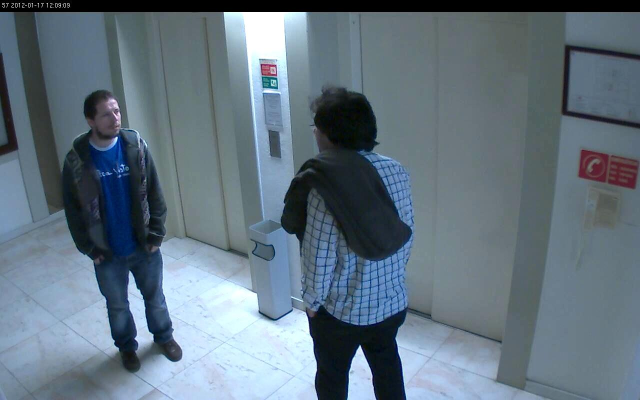
%> input picture mct/toy-problems/1147.png, 1280 x 800 px (shown at 1/2 size)
$ octave example_asymmetric_assignment.m   (GNU Octave 9; MATLAB toolbox functions it lacks are replaced by stand-ins)
%> lines starting %> are read from the running program, lines starting %| are printed output that depends on the picture
### utils/rgb.m
% RGB  Rgb triple for given CSS color name
%
%   RGB = RGB('COLORNAME') returns the red-green-blue triple corresponding
%     to the color named COLORNAME by the CSS3 proposed standard [1], which
%     contains 139 different colors (an rgb triple is a 1x3 vector of
%     numbers between 0 and 1). COLORNAME is case insensitive, and for gray
%     colors both spellings (gray and grey) are allowed.
%
%   RGB CHART creates a figure window showing all the available colors with
%     their names.
%
%   EXAMPLES
%     c = rgb('DarkRed')               gives c = [0.5430 0 0]
%     c = rgb('Green')                 gives c = [0 0.5 0]
%     plot(x,y,'color',rgb('orange'))  plots an orange line through x and y
%     rgb chart                        shows all the colors
%
%   BACKGROUND
%     The color names of [1] have already been ratified in [2], and
%     according to [3] they are accepted by almost all web browsers and are
%     used in Microsoft's .net framework. All but four colors agree with
%     the X11 colornames, as detailed in [4]. Of these the most important
%     clash is green, defined as [0 0.5 0] by CSS and [0 1 0] by X11. The
%     definition of green in Matlab matches the X11 definition and gives a
%     very light green, called lime by CSS (many users of Matlab have
%     discovered this when trying to color graphs with 'g-'). Note that
%     cyan and aqua are synonyms as well as magenta and fuchsia.
%
%   ABOUT RGB
%     This program is public domain and may be distributed freely.
%     Author: Kristjn Jnasson, Dept. of Computer Science, University of
%     Iceland (jonasson@hi.is). June 2009.
%
%   REFERENCES
%     [1] "CSS Color module level 3", W3C (World Wide Web Consortium)
%         working draft 21 July 2008, http://www.w3.org/TR/css3-color
%
%     [2] "Scalable Vector Graphics (SVG) 1.1 specification", W3C
%         recommendation 14 January 2003, edited in place 30 April 2009,
%         http://www.w3.org/TR/SVG
%
%     [3] "Web colors", http://en.wikipedia.org/wiki/Web_colors
%
%     [4] "X11 color names" http://en.wikipedia.org/wiki/X11_color_names

function rgb = rgb(s)
  persistent num name
  if isempty(num) % First time rgb is called
    [num,name] = getcolors();
    name = lower(name);
    num = reshape(hex2dec(num), [], 3);
    % Divide most numbers by 256 for "aesthetic" reasons (green=[0 0.5 0])
    I = num < 240;  % (interpolate F0--FF linearly from 240/256 to 1.0)
    num(I) = num(I)/256;
    num(~I) = ((num(~I) - 240)/15 + 15)/16; + 240;
  end
  if strcmpi(s,'chart')
    showcolors()
  else
    k = find(strcmpi(s, name));
    if isempty(k)
      error(['Unknown color: ' s]);
    else
      rgb = num(k(1), :);
    end
  end
end

% [45 lines left out: function showcolors, not called in this run]

function [hex,name] = getcolors()
  css = {
    %White colors
    'FF','FF','FF', 'White'
    'FF','FA','FA', 'Snow'
    'F0','FF','F0', 'Honeydew'
    'F5','FF','FA', 'MintCream'
    'F0','FF','FF', 'Azure'
    'F0','F8','FF', 'AliceBlue'
    'F8','F8','FF', 'GhostWhite'
    'F5','F5','F5', 'WhiteSmoke'
    'FF','F5','EE', 'Seashell'
    'F5','F5','DC', 'Beige'
    'FD','F5','E6', 'OldLace'
    'FF','FA','F0', 'FloralWhite'
    'FF','FF','F0', 'Ivory'
    'FA','EB','D7', 'AntiqueWhite'
    'FA','F0','E6', 'Linen'
    'FF','F0','F5', 'LavenderBlush'
    'FF','E4','E1', 'MistyRose'
    %Grey colors'
    '80','80','80', 'Gray'
    'DC','DC','DC', 'Gainsboro'
    'D3','D3','D3', 'LightGray'
    'C0','C0','C0', 'Silver'
    'A9','A9','A9', 'DarkGray'
    '69','69','69', 'DimGray'
    '77','88','99', 'LightSlateGray'
    '70','80','90', 'SlateGray'
    '2F','4F','4F', 'DarkSlateGray'
    '00','00','00', 'Black'
    %Red colors
    'FF','00','00', 'Red'
    'FF','A0','7A', 'LightSalmon'
    'FA','80','72', 'Salmon'
    'E9','96','7A', 'DarkSalmon'
    'F0','80','80', 'LightCoral'
    'CD','5C','5C', 'IndianRed'
    'DC','14','3C', 'Crimson'
    'B2','22','22', 'FireBrick'
    '8B','00','00', 'DarkRed'
    %Pink colors
    'FF','C0','CB', 'Pink'
    'FF','B6','C1', 'LightPink'
    'FF','69','B4', 'HotPink'
    'FF','14','93', 'DeepPink'
    'DB','70','93', 'PaleVioletRed'
    'C7','15','85', 'MediumVioletRed'
    %Orange colors
    'FF','A5','00', 'Orange'
    'FF','8C','00', 'DarkOrange'
    'FF','7F','50', 'Coral'
    'FF','63','47', 'Tomato'
    'FF','45','00', 'OrangeRed'
    %Yellow colors
    'FF','FF','00', 'Yellow'
    'FF','FF','E0', 'LightYellow'
    'FF','FA','CD', 'LemonChiffon'
    'FA','FA','D2', 'LightGoldenrodYellow'
    'FF','EF','D5', 'PapayaWhip'
    'FF','E4','B5', 'Moccasin'
    'FF','DA','B9', 'PeachPuff'
    'EE','E8','AA', 'PaleGoldenrod'
    'F0','E6','8C', 'Khaki'
    'BD','B7','6B', 'DarkKhaki'
    'FF','D7','00', 'Gold'
    %Brown colors
    'A5','2A','2A', 'Brown'
    'FF','F8','DC', 'Cornsilk'
    'FF','EB','CD', 'BlanchedAlmond'
    'FF','E4','C4', 'Bisque'
    'FF','DE','AD', 'NavajoWhite'
    'F5','DE','B3', 'Wheat'
    'DE','B8','87', 'BurlyWood'
    'D2','B4','8C', 'Tan'
    'BC','8F','8F', 'RosyBrown'
    'F4','A4','60', 'SandyBrown'
    'DA','A5','20', 'Goldenrod'
    'B8','86','0B', 'DarkGoldenrod'
    'CD','85','3F', 'Peru'
    'D2','69','1E', 'Chocolate'
    '8B','45','13', 'SaddleBrown'
    'A0','52','2D', 'Sienna'
    '80','00','00', 'Maroon'
    %Green colors
    '00','80','00', 'Green'
    '98','FB','98', 'PaleGreen'
    '90','EE','90', 'LightGreen'
    '9A','CD','32', 'YellowGreen'
    'AD','FF','2F', 'GreenYellow'
    '7F','FF','00', 'Chartreuse'
    '7C','FC','00', 'LawnGreen'
    '00','FF','00', 'Lime'
    '32','CD','32', 'LimeGreen'
    '00','FA','9A', 'MediumSpringGreen'
    '00','FF','7F', 'SpringGreen'
    '66','CD','AA', 'MediumAquamarine'
    '7F','FF','D4', 'Aquamarine'
    '20','B2','AA', 'LightSeaGreen'
    '3C','B3','71', 'MediumSeaGreen'
    '2E','8B','57', 'SeaGreen'
    '8F','BC','8F', 'DarkSeaGreen'
    '22','8B','22', 'ForestGreen'
    '00','64','00', 'DarkGreen'
    '6B','8E','23', 'OliveDrab'
    '80','80','00', 'Olive'
    '55','6B','2F', 'DarkOliveGreen'
    '00','80','80', 'Teal'
    %Blue colors
    '00','00','FF', 'Blue'
    'AD','D8','E6', 'LightBlue'
    'B0','E0','E6', 'PowderBlue'
    'AF','EE','EE', 'PaleTurquoise'
    '40','E0','D0', 'Turquoise'
    '48','D1','CC', 'MediumTurquoise'
    '00','CE','D1', 'DarkTurquoise'
    'E0','FF','FF', 'LightCyan'
    '00','FF','FF', 'Cyan'
    '00','FF','FF', 'Aqua'
    '00','8B','8B', 'DarkCyan'
    '5F','9E','A0', 'CadetBlue'
    'B0','C4','DE', 'LightSteelBlue'
    '46','82','B4', 'SteelBlue'
    '87','CE','FA', 'LightSkyBlue'
    '87','CE','EB', 'SkyBlue'
    '00','BF','FF', 'DeepSkyBlue'
    '1E','90','FF', 'DodgerBlue'
    '64','95','ED', 'CornflowerBlue'
    '41','69','E1', 'RoyalBlue'
    '00','00','CD', 'MediumBlue'
    '00','00','8B', 'DarkBlue'
    '00','00','80', 'Navy'
    '19','19','70', 'MidnightBlue'
    %Purple colors
    '80','00','80', 'Purple'
    'E6','E6','FA', 'Lavender'
    'D8','BF','D8', 'Thistle'
    'DD','A0','DD', 'Plum'
    'EE','82','EE', 'Violet'
    'DA','70','D6', 'Orchid'
    'FF','00','FF', 'Fuchsia'
    'FF','00','FF', 'Magenta'
    'BA','55','D3', 'MediumOrchid'
    '93','70','DB', 'MediumPurple'
    '99','66','CC', 'Amethyst'
    '8A','2B','E2', 'BlueViolet'
    '94','00','D3', 'DarkViolet'
    '99','32','CC', 'DarkOrchid'
    '8B','00','8B', 'DarkMagenta'
    '6A','5A','CD', 'SlateBlue'
    '48','3D','8B', 'DarkSlateBlue'
    '7B','68','EE', 'MediumSlateBlue'
    '4B','00','82', 'Indigo'
    %Gray repeated with spelling grey
    '80','80','80', 'Grey'
    'D3','D3','D3', 'LightGrey'
    'A9','A9','A9', 'DarkGrey'
    '69','69','69', 'DimGrey'
    '77','88','99', 'LightSlateGrey'
    '70','80','90', 'SlateGrey'
    '2F','4F','4F', 'DarkSlateGrey'
    };
  hex = css(:,1:3);
  name = css(:,4);
end

### code/toy-problems/lapjv.m
function [rowsol,cost,v,u,costMat] = lapjv(costMat,resolution)
% LAPJV  Jonker-Volgenant Algorithm for Linear Assignment Problem.
%
% [ROWSOL,COST,v,u,rMat] = LAPJV(COSTMAT, resolution) returns the optimal column indices,
% ROWSOL, assigned to row in solution, and the minimum COST based on the
% assignment problem represented by the COSTMAT, where the (i,j)th element
% represents the cost to assign the jth job to the ith worker.
% The second optional input can be used to define data resolution to
% accelerate speed.
% Other output arguments are:
% v: dual variables, column reduction numbers.
% u: dual variables, row reduction numbers.
% rMat: the reduced cost matrix.
%
% For a rectangular (nonsquare) costMat, rowsol is the index vector of the
% larger dimension assigned to the smaller dimension.
%
% [ROWSOL,COST,v,u,rMat] = LAPJV(COSTMAT,resolution) accepts the second
% input argument as the minimum resolution to differentiate costs between
% assignments. The default is eps.
%
% Known problems: The original algorithm was developed for integer costs.
% When it is used for real (floating point) costs, sometime the algorithm
% will take an extreamly long time. In this case, using a reasonable large
% resolution as the second arguments can significantly increase the
% solution speed.
%
% See also munkres, Hungarian

% version 1.0 by Yi Cao at Cranfield University on 3rd March 2010
% version 1.1 by Yi Cao at Cranfield University on 19th July 2010
% version 1.2 by Yi Cao at Cranfield University on 22nd July 2010
% version 2.0 by Yi Cao at Cranfield University on 28th July 2010
% version 2.1 by Yi Cao at Cranfield University on 13th August 2010
% version 2.2 by Yi Cao at Cranfield University on 17th August 2010
% version 3.0 by Yi Cao at Cranfield University on 10th April 2013

% This Matlab version is developed based on the orginal C++ version coded
% by Roy Jonker @ MagicLogic Optimization Inc on 4 September 1996.
% Reference:
% R. Jonker and A. Volgenant, "A shortest augmenting path algorithm for
% dense and spare linear assignment problems", Computing, Vol. 38, pp.
% 325-340, 1987.

%
% Examples
% Example 1: a 5 x 5 example
%{
[rowsol,cost] = lapjv(magic(5));
disp(rowsol); % 3 2 1 5 4
disp(cost);   %15
%}
% Example 2: 1000 x 1000 random data
%{
n=1000;
A=randn(n)./rand(n);
tic
[a,b]=lapjv(A);
toc                 % about 0.5 seconds
%}
% Example 3: nonsquare test
%{
n=100;
A=1./randn(n);
tic
[a,b]=lapjv(A);
toc % about 0.2 sec
A1=[A zeros(n,1)+max(max(A))];
tic
[a1,b1]=lapjv(A1);
toc % about 0.01 sec. The nonsquare one can be done faster!
%check results
disp(norm(a-a1))
disp(b-b)
%}

if nargin<2
    maxcost=min(1e16,max(max(costMat)));
    resolution=eps(maxcost);
end
% Prepare working data
[rdim,cdim] = size(costMat);
M=min(min(costMat));
if rdim>cdim
    costMat = costMat';
    [rdim,cdim] = size(costMat);
    swapf=true;
else
    swapf=false;
end
dim=cdim;
costMat = [costMat;2*M+zeros(cdim-rdim,cdim)];
costMat(costMat~=costMat)=Inf;
maxcost=max(costMat(costMat<Inf))*dim+1;
if isempty(maxcost)
    maxcost = Inf;
end
costMat(costMat==Inf)=maxcost;
% [4 lines of commented-out code are left out]
v = zeros(1,dim);         % dual variables, column reduction numbers.
rowsol = zeros(1,dim)-1;  % column assigned to row in solution
colsol = zeros(dim,1)-1;  % row assigned to column in solution

numfree=0;
free = zeros(dim,1);      % list of unssigned rows
matches = zeros(dim,1);   % counts how many times a row could be assigned.
% The Initilization Phase
% column reduction
for j=dim:-1:1 % reverse order gives better results
    % find minimum cost over rows
    [v(j), imin] = min(costMat(:,j));
    if ~matches(imin)
        % init assignement if minimum row assigned for first time
        rowsol(imin)=j;
        colsol(j)=imin;
    elseif v(j)<v(rowsol(imin))
        j1=rowsol(imin);
        rowsol(imin)=j;
        colsol(j)=imin;
        colsol(j1)=-1;
    else
        colsol(j)=-1; % row already assigned, column not assigned.
    end
    matches(imin)=matches(imin)+1;
end

% Reduction transfer from unassigned to assigned rows
for i=1:dim
    if ~matches(i)      % fill list of unaasigned 'free' rows.
        numfree=numfree+1;
        free(numfree)=i;
    else
        if matches(i) == 1 % transfer reduction from rows that are assigned once.
            j1 = rowsol(i);
            x = costMat(i,:)-v;
            x(j1) = maxcost;
            v(j1) = v(j1) - min(x);
        end
    end
end

% Augmenting reduction of unassigned rows
loopcnt = 0;
while loopcnt < 2
    loopcnt = loopcnt + 1;
    % scan all free rows
    % in some cases, a free row may be replaced with another one to be scaed next
    k = 0;
    prvnumfree = numfree;
    numfree = 0;    % start list of rows still free after augmenting row reduction.
    while k < prvnumfree
        k = k+1;
        i = free(k);
        % find minimum and second minimum reduced cost over columns
        x = costMat(i,:) - v;
        [umin, j1] = min(x);
        x(j1) = maxcost;
        [usubmin, j2] = min(x);
        i0 = colsol(j1);
        if usubmin - umin > resolution
            % change the reduction of the minmum column to increase the
            % minimum reduced cost in the row to the subminimum.
            v(j1) = v(j1) - (usubmin - umin);
        else % minimum and subminimum equal.
            if i0 > 0 % minimum column j1 is assigned.
                % swap columns j1 and j2, as j2 may be unassigned.
                j1 = j2;
                i0 = colsol(j2);
            end
        end
        % reassign i to j1, possibly de-assigning an i0.
        rowsol(i) = j1;
        colsol(j1) = i;
        if i0 > 0 % ,inimum column j1 assigned easier
            if usubmin - umin > resolution
                % put in current k, and go back to that k.
                % continue augmenting path i - j1 with i0.
                free(k)=i0;
                k=k-1;
            else
                % no further augmenting reduction possible
                % store i0 in list of free rows for next phase.
                numfree = numfree + 1;
                free(numfree) = i0;
            end
        end
    end
end

% Augmentation Phase
% augment solution for each free rows
for f=1:numfree
    freerow = free(f); % start row of augmenting path
    % Dijkstra shortest path algorithm.
    % runs until unassigned column added to shortest path tree.
    d = costMat(freerow,:) - v;
    pred = freerow(1,ones(1,dim));
    collist = 1:dim;
    low = 1; % columns in 1...low-1 are ready, now none.
    up = 1; % columns in low...up-1 are to be scaed for current minimum, now none.
    % columns in up+1...dim are to be considered later to find new minimum,
    % at this stage the list simply contains all columns.
    unassignedfound = false;
    while ~unassignedfound
        if up == low    % no more columns to be scaned for current minimum.
            last = low-1;
            % scan columns for up...dim to find all indices for which new minimum occurs.
            % store these indices between low+1...up (increasing up).
            minh = d(collist(up));
            up = up + 1;
            for k=up:dim
                j = collist(k);
                h = d(j);
                if h<=minh
                    if h<minh
                        up = low;
                        minh = h;
                    end
                    % new index with same minimum, put on index up, and extend list.
                    collist(k) = collist(up);
                    collist(up) = j;
                    up = up +1;
                end
            end
            % check if any of the minimum columns happens to be unassigned.
            % if so, we have an augmenting path right away.
            for k=low:up-1
                if colsol(collist(k)) < 0
                    endofpath = collist(k);
                    unassignedfound = true;
                    break
                end
            end
        end
        if ~unassignedfound
            % update 'distances' between freerow and all unscanned columns,
            % via next scanned column.
            j1 = collist(low);
            low=low+1;
            i = colsol(j1); %line 215
            x = costMat(i,:)-v;
            h = x(j1) - minh;
            xh = x-h;
            k=up:dim;
            j=collist(k);
            vf0 = xh<d;
            vf = vf0(j);
            vj = j(vf);
            vk = k(vf);
            pred(vj)=i;
            v2 = xh(vj);
            d(vj)=v2;
            vf = v2 == minh; % new column found at same minimum value
            j2 = vj(vf);
            k2 = vk(vf);
            cf = colsol(j2)<0;
            if any(cf) % unassigned, shortest augmenting path is complete.
                i2 = find(cf,1);
                endofpath = j2(i2);
                unassignedfound = true;
            else
                i2 = numel(cf)+1;
            end
            % add to list to be scaned right away
            for k=1:i2-1
                collist(k2(k)) = collist(up);
                collist(up) = j2(k);
                up = up + 1;
            end
        end
    end
    % update column prices
    j1=collist(1:last+1);
    v(j1) = v(j1) + d(j1) - minh;
    % reset row and column assignments along the alternating path
    while 1
        i=pred(endofpath);
        colsol(endofpath)=i;
        j1=endofpath;
        endofpath=rowsol(i);
        rowsol(i)=j1;
        if (i==freerow)
            break
        end
    end
end
rowsol = rowsol(1:rdim);
u=diag(costMat(:,rowsol))-v(rowsol)';
u=u(1:rdim);
v=v(1:cdim);
cost = sum(u)+sum(v(rowsol));
costMat=costMat(1:rdim,1:cdim);
costMat = costMat - u(:,ones(1,cdim)) - v(ones(rdim,1),:);
if swapf
    costMat = costMat';
    t=u';
    u=v';
    v=t;
end
if cost>maxcost
    cost=Inf;
end

### mct/toy-problems/example_asymmetric_assignment.m
% Fictional asymetric assignment with 2 cameras, one with 3 people and the other with 2 people

% We assume they are all in the overlap regions for now...
% Camera plane regions
%cam1_region =
%cam2_region =
%overlap =
tic
H1 = [0.043383 0.043388 35.129;
     -0.035325 0.022121	68.004;
     0.0020342 0.019584	1];
H2 = [0.053286 0.10144 -37.736;
      0.017139 0.0081285 45.967;
      0.0016208	0.016526 1];

% Load images of the same frame in the two images
cam1_img = imread('~/mct-bqp/mct/1147.png');
%> cam1_img is the input picture: size 800x1280x3 uint8; mean R, G, B 98.4, 114.8, 127.3
cam2_img = imread('~/mct-bqp/mct/1017.png');
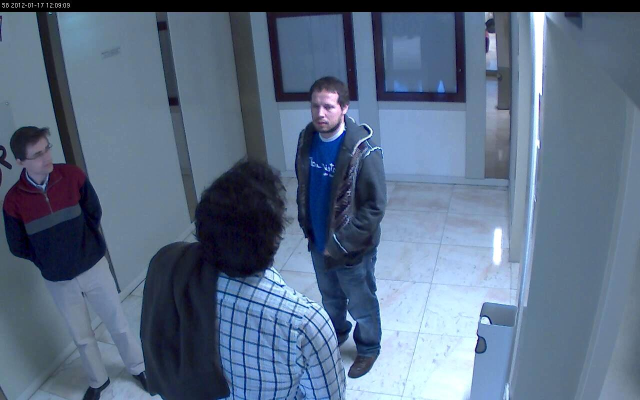
%> input picture mct/toy-problems/1017.png, 1280 x 800 px (shown at 1/2 size)
%> cam2_img is the input picture: size 800x1280x3 uint8; mean R, G, B 90.5, 109, 133.5
% List of peds in the two cameras
% cam frame x y width height bit ped
% 2 peds - camera 57 -- allDetections{1}{1147}
cam_1_peds = [57 1147 108 161 262 591 1 15 ; ...
57 1147 559 159 271 637 1 52];
%cam_1_peds = [57 1147 280 90 130 390 1 52; ...
%57	1147 50 90 130 290 1 15];
% 3 peds - camera 58 -- allDetections{2}{1017}
% The third pedestrian, ped52 actually wasn't a valid detection since it's feet are not visible, but lets put him in for the sake of the experiment
cam_2_peds = [58 1017 3 250 325 542 1 23; 58 1017 575 144 198 608 1 15; ...
 58 1017 275 295 336 501 1 52];

% Convert positions to the ground plane and draw Histograms simultaneously
cam_1_peds_gnd = drawHistograms_computeGndDetections(cam_1_peds, cam1_img, H1);
%> the loop in drawHistograms_computeGndDetections, `for i=1:n` made 2 passes
%> pass 1, in drawHistograms_computeGndDetections, `bb_img = imcrop(cam_img,peds_data(i,3:6));`:
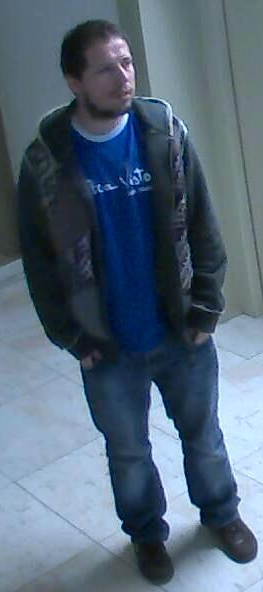
%> bb_img: size 592x263x3 uint8; mean R, G, B 83.2, 101.4, 119.5
%> pass 2, in drawHistograms_computeGndDetections, `bb_img = imcrop(cam_img,peds_data(i,3:6));`:
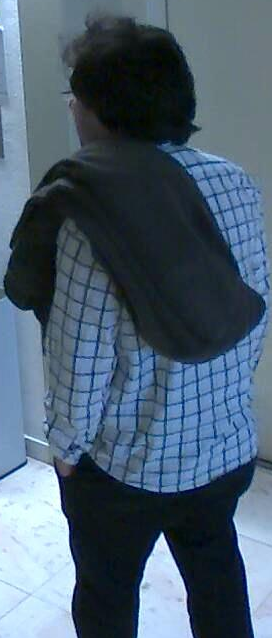
%> bb_img: size 638x272x3 uint8; mean R, G, B 75.2, 94.5, 111.9
%> after the loop in drawHistograms_computeGndDetections, `for i=1:n`: cam_peds_gnd = [6.26 6.68; 7.31 4.59]; rgb_histograms = 2 items
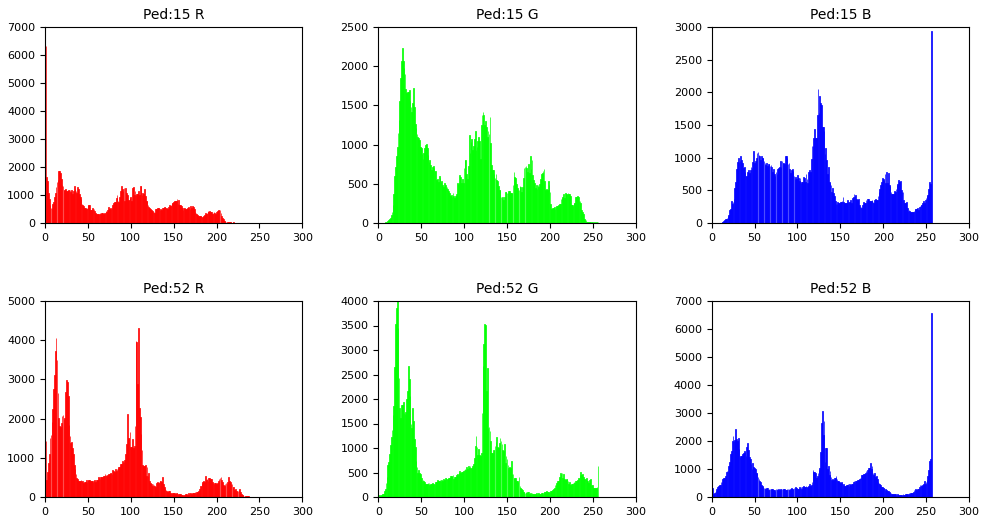
%> figure redrawn from the program's plot data, 6 panels; panel 1: tallest bar 6326 high, from x = 0.6 to 1.4; panel 2: tallest bar 2232 high, from x = 27.6 to 28.4; panel 3: tallest bar 2937 high, from x = 255.6 to 256.4; panel 4: tallest bar 4301 high, from x = 108.6 to 109.4
%> cam_1_peds_gnd = [6.26 6.68; 7.31 4.59]
cam_2_peds_gnd = drawHistograms_computeGndDetections(cam_2_peds, cam2_img, H2);
%> the loop in drawHistograms_computeGndDetections (call 2), `for i=1:n` made 3 passes
%> pass 1, in drawHistograms_computeGndDetections (call 2), `bb_img = imcrop(cam_img,peds_data(i,3:6));`:
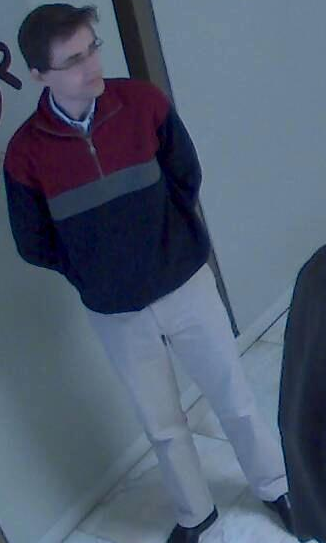
%> bb_img: size 543x326x3 uint8; mean R, G, B 77.7, 89.8, 110
%> pass 2, in drawHistograms_computeGndDetections (call 2), `bb_img = imcrop(cam_img,peds_data(i,3:6));`:
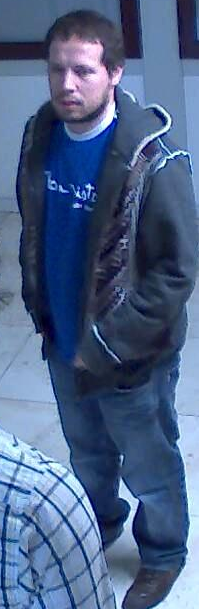
%> bb_img: size 609x199x3 uint8; mean R, G, B 75.9, 97, 133.6
%> after the loop in drawHistograms_computeGndDetections (call 2), `for i=1:n`: cam_peds_gnd = [2.42 5.37; 4.59 6.44; 3.84 5.4]; rgb_histograms = 3 items
%> (the rest of the program and of its run is left out)
